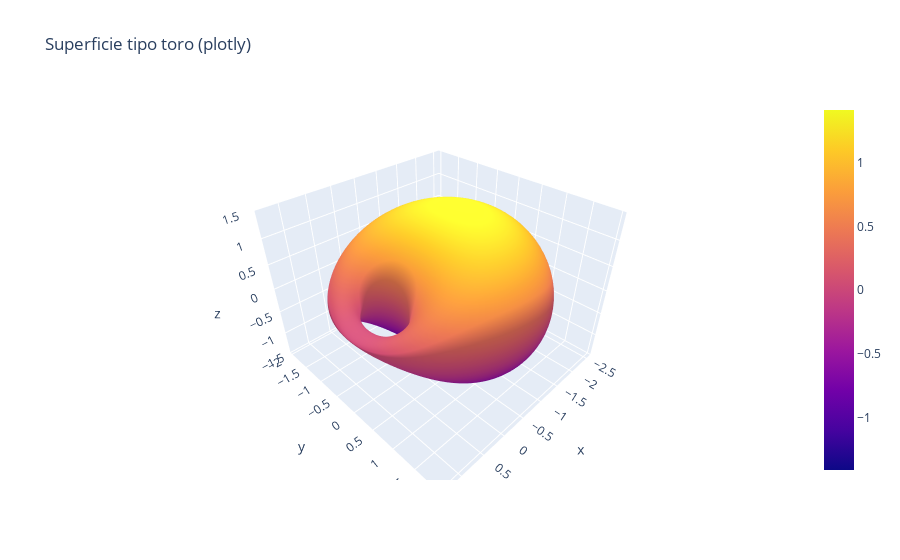

The notebook cell saved with this chart:
### Code cell
# Superficie tipo toro/cíclide (parámetros elegidos para evitar singularidades)
X_t, Y_t, Z_t = superficie_toroide(a=1.32, b=1.0, c=1.32**2 - 1.0**2, d=0.8, n=160)  # Malla toroide
graficar_superficie_plotly(X_t, Y_t, Z_t, titulo="Superficie tipo toro (plotly)")  # Plotly

### Figure 1 — Plotly figure (JSON) as saved in the notebook; plotly's stock layout.template omitted (floating-point values rounded to 4 significant figures; data arrays with more than 128 entries replaced by an {"elided": "..."} marker saying what was removed)
{"data": [{"type": "surface", "x": {"elided": "160x160 float values"}, "y": {"elided": "160x160 float values"}, "z": {"elided": "160x160 float values"}}], "layout": {"title": {"text": "Superficie tipo toro (plotly)"}}}
